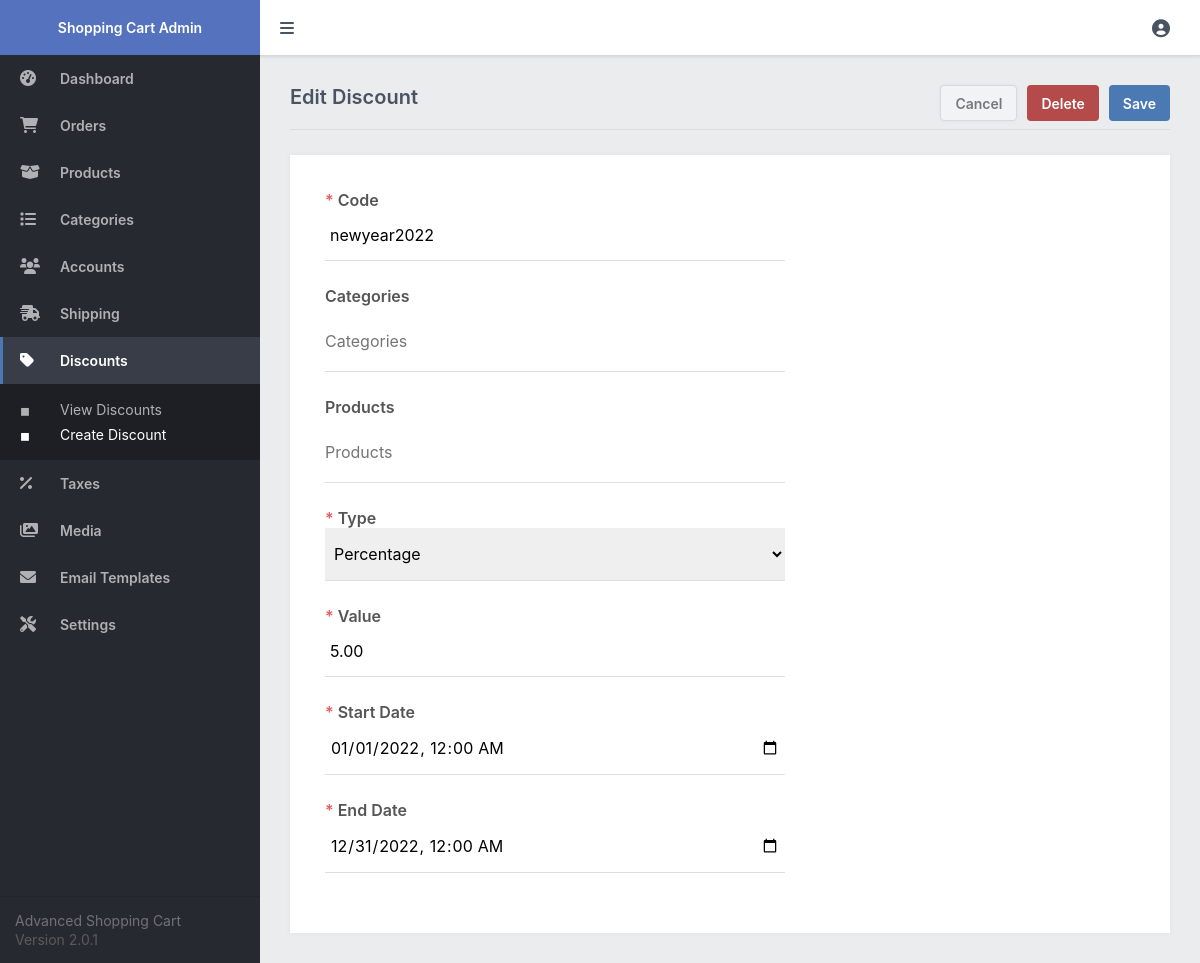
Screenshot of /admin/index.php?page=discount&id=1 (signed in) with the database file from the repository.
### tables this page shows
CREATE TABLE `discounts` (
  `id` int(11) NOT NULL,
  `category_ids` varchar(50) NOT NULL,
  `product_ids` varchar(50) NOT NULL,
  `discount_code` varchar(50) NOT NULL,
  `discount_type` enum('Percentage','Fixed') NOT NULL,
  `discount_value` decimal(7,2) NOT NULL,
  `start_date` datetime NOT NULL,
  `end_date` datetime NOT NULL
);

### admin/index.php (called while the page is built, shortened)
<?php
include '../functions.php';
$page = isset($_GET['page']) && file_exists($_GET['page'] . '.php') ? $_GET['page'] : 'dashboard';
include $page . '.php';
?>

### admin/discount.php (the view, shortened to what this page needs)
<?php
$discount = [
    'category_ids' => '',
    'product_ids' => '',
    'discount_code' => '',
    'discount_type' => 'Percentage',
    'discount_value' => 0,
    'start_date' => date('Y-m-d\TH:i'),
    'end_date' => date('Y-m-d\TH:i', strtotime('+1 month', strtotime(date('Y-m-d\TH:i')))),
    'categories' => [],
    'products' => []
];
$types = ['Percentage', 'Fixed'];
if (isset($_GET['id'])) {
    $page = 'Edit';
    $stmt = $pdo->prepare('SELECT * FROM discounts WHERE id = ?');
    $stmt->execute([ $_GET['id'] ]);
    $discount = $stmt->fetch(PDO::FETCH_ASSOC);
    $stmt = $pdo->prepare('SELECT c.name, c.id FROM discounts d JOIN categories c ON FIND_IN_SET(c.id, d.category_ids) WHERE d.id = ?');
    $stmt->execute([ $_GET['id'] ]);
    $discount['categories'] = $stmt->fetchAll(PDO::FETCH_ASSOC);
    $stmt = $pdo->prepare('SELECT p.name, p.id FROM discounts d JOIN products p ON FIND_IN_SET(p.id, d.product_ids) WHERE d.id = ?');
    $stmt->execute([ $_GET['id'] ]);
    $discount['products'] = $stmt->fetchAll(PDO::FETCH_ASSOC);
}
?>
<?=template_admin_header($page . ' Discount', 'discounts', 'manage')?>
<form action="" method="post">
    <div class="content-title responsive-flex-wrap responsive-pad-bot-3">
        <h2 class="responsive-width-100"><?=$page?> Discount</h2>
        <a href="index.php?page=discounts" class="btn alt mar-right-2">Cancel</a>
        <?php if ($page == 'Edit'): ?>
        <input type="submit" name="delete" value="Delete" class="btn red mar-right-2" onclick="return confirm('Are you sure you want to delete this discount?')">
        <?php endif; ?>
        <input type="submit" name="submit" value="Save" class="btn">
    </div>
    <div class="content-block">
        <div class="form responsive-width-100">
            <label for="code"><i class="required">*</i> Code</label>
            <input id="code" type="text" name="discount_code" placeholder="Code" value="<?=$discount['discount_code']?>" required>
            <label for="categories">Categories</label>
            <div class="multiselect" data-name="categories[]">
                <input type="text" class="search" id="categories" placeholder="Categories">
            </div>
            <label for="products">Products</label>
            <div class="multiselect" data-name="products[]">
                <input type="text" class="search" id="products" placeholder="Products">
            </div>
            <label for="type"><i class="required">*</i> Type</label>
            <select id="type" name="discount_type">
                <?php foreach ($types as $type): ?>
                <option value="<?=$type?>"<?=$discount['discount_type']==$type?' selected':''?>><?=$type?></option>
                <?php endforeach; ?>
            </select>
            <label for="discount_value"><i class="required">*</i> Value</label>
            <input id="discount_value" type="number" name="discount_value" placeholder="Value" min="0" step=".01" value="<?=$discount['discount_value']?>" required>
            <label for="start_date"><i class="required">*</i> Start Date</label>
            <input id="start_date" type="datetime-local" name="start_date" placeholder="Start Date" value="<?=date('Y-m-d\TH:i', strtotime($discount['start_date']))?>" required>
            <label for="end_date"><i class="required">*</i> End Date</label>
            <input id="end_date" type="datetime-local" name="end_date" placeholder="End Date" value="<?=date('Y-m-d\TH:i', strtotime($discount['end_date']))?>" required>
        </div>
    </div>
</form>
<?=template_admin_footer()?>

### admin/admin.css (style rules this page uses)
* { box-sizing: border-box; font-family: -apple-system, BlinkMacSystemFont, "segoe ui", roboto, oxygen, ubuntu, cantarell, "fira sans", "droid sans", "helvetica neue", Arial, sans-serif; font-size: 16px; }
html { height: 100%; }
body { position: relative; min-height: 100%; color: #555555; background-color: #ebeced; margin: 0; }
h1, h2, h3, h4, h5 { color: #4a5361; margin: 0; padding: 0; }
main h2 { font-size: 20px; padding-bottom: 20px; font-weight: 600; }
main .content-title { border-bottom: 1px solid #dbdddf; display: flex; }
main .content-title h2 { flex: 1; }
main .content-title .btn { height: 36px; }
main .content-block { background-color: #fff; margin-top: 25px; padding: 15px; box-shadow: 0px 0px 5px 1px rgba(0, 0, 0, 0.03); overflow: hidden; }
main .form { display: flex; flex-flow: column; width: 500px; padding: 20px; }
main .form input[type="text"], main .form input[type="password"], main .form input[type="datetime-local"], main .form input[type="email"], main .form input[type="number"], main .form textarea, main .form select { width: 100%; padding: 15px 5px; margin-bottom: 25px; border: 0; border-bottom: 1px solid #dedfe1; }
main .form label { display: block; font-weight: 600; }
main .form label .required { font-style: normal; color: #e26060; }
main .form .multiselect { position: relative; display: flex; flex-flow: wrap; border-bottom: 1px solid #dedfe1; padding-bottom: 10px; margin: 15px 0 25px 0; margin-bottom: 25px; }
main .form .multiselect input { height: 40px; width: 80px; flex-grow: 1; padding: 0; margin: 0; outline: 0; border: 0; }
.btn { display: inline-flex; align-items: center; justify-content: center; text-decoration: none; appearance: none; cursor: pointer; border: 0; background: #4a79b4; color: #FFFFFF; padding: 0 14px; font-size: 14px; font-weight: 600; border-radius: 4px; height: 38px; }
.btn.red { background: #b44a4a; }
.btn.alt { color: #75797e; border: 1px solid #d4dbde; box-shadow: 0px 0px 3px 1px rgba(0, 0, 0, 0.03); background: #f1f3f4; }
.mar-right-2 { margin-right: 10px; }

### rows the page displays
discounts: discount_code "newyear2022", discount_type "Percentage", discount_value "5.00", start_date "01/01/2022 00:00", end_date "12/31/2022 00:00"

### other values shown
$page "Edit"
